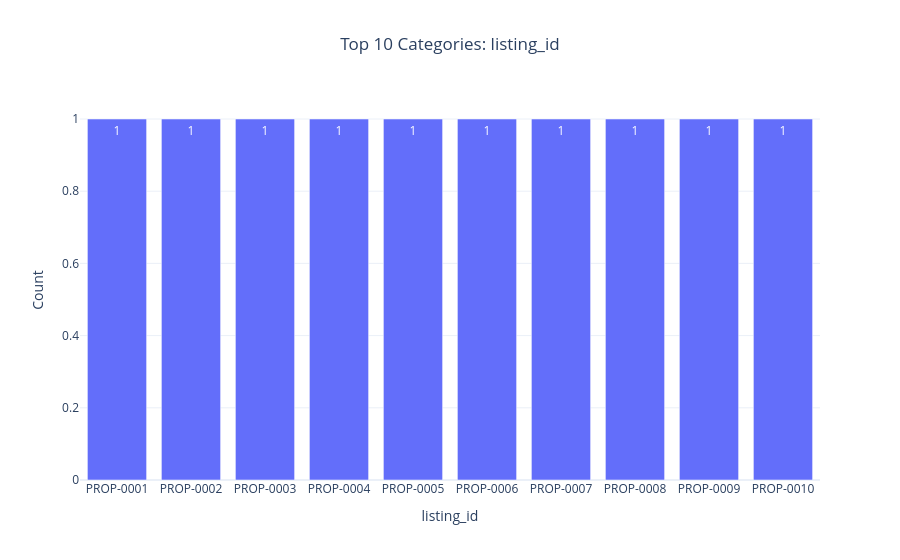

Notebook code for this chart:
### Code cell
if categorical_cols:
    selected_category = categorical_cols[0]

    category_counts = (
        df[selected_category]
        .fillna("Missing")
        .value_counts()
        .head(10)
        .reset_index()
    )

    category_counts.columns = [selected_category, "Count"]

    fig = px.bar(
        category_counts,
        x=selected_category,
        y="Count",
        title=f"Top 10 Categories: {selected_category}",
        template="plotly_white",
        text="Count"
    )

    fig.update_layout(title_x=0.5)
    fig.show()

    fig.write_html(
        CHART_DIR / "categorical_analysis.html"
    )
else:
    print("No categorical columns available.")

### Figure 1 — Plotly figure (JSON) as saved in the notebook; plotly's stock layout.template omitted (floating-point values rounded to 4 significant figures)
{"data": [{"hovertemplate": "listing_id=%{x}<br>Count=%{text}<extra></extra>", "legendgroup": "", "marker": {"color": "#636efa", "pattern": {"shape": ""}}, "name": "", "orientation": "v", "showlegend": false, "text": [1.0, 1.0, 1.0, 1.0, 1.0, 1.0, 1.0, 1.0, 1.0, 1.0], "textposition": "auto", "type": "bar", "x": ["PROP-0001", "PROP-0002", "PROP-0003", "PROP-0004", "PROP-0005", "PROP-0006", "PROP-0007", "PROP-0008", "PROP-0009", "PROP-0010"], "xaxis": "x", "y": [1, 1, 1, 1, 1, 1, 1, 1, 1, 1], "yaxis": "y"}], "layout": {"barmode": "relative", "legend": {"tracegroupgap": 0}, "title": {"text": "Top 10 Categories: listing_id", "x": 0.5}, "xaxis": {"anchor": "y", "domain": [0, 1], "title": {"text": "listing_id"}}, "yaxis": {"anchor": "x", "domain": [0, 1], "title": {"text": "Count"}}}}
